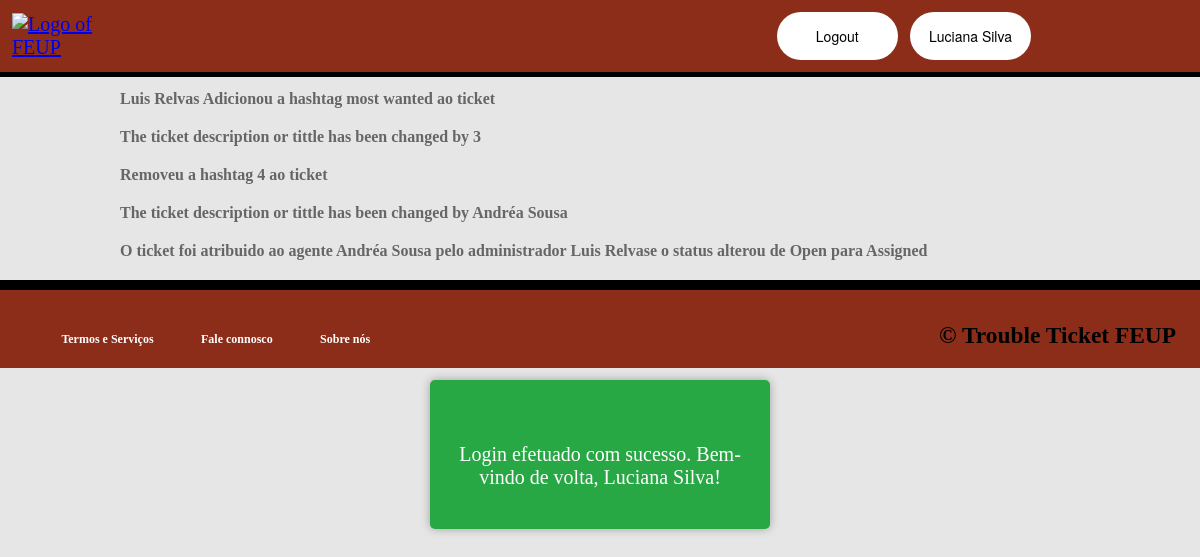
/pages/ticketseechanges.php?ticket_id=1 (signed in), run on the app's committed database.
### tables this page shows
CREATE TABLE changes(
	changes_id INTEGER PRIMARY KEY,
	ticket_id INTEGER NOT NULL,
	id INTEGER NOT NULL,
	text TEXT NOT NULL,
	closed_id INTEGER DEFAULT 0,
	FOREIGN KEY(ticket_id) REFERENCES ticket(ticket_id),
	FOREIGN KEY(id) REFERENCES user(id)
);

### classes/session.class.php (called while the page is built, shortened)
<?php
  class Session {
    private array $messages;
    public function __construct() {
      $this->messages = isset($_SESSION['messages']) ? $_SESSION['messages'] : array();
    }
    public function getMessages() {
      return $this->messages;
    }
  }
?>

### classes/ticket.class.php (called while the page is built, shortened)
<?php
  require_once('session.class.php');
  class Ticket {
    static function getinfoTicket(PDO $db, int $ticket_id) : ?Ticket {
      $stmt = $db->prepare('SELECT ticket_id,id,department_id,status_id,tittle,description,initial_date,hashtag_id,agent_id FROM ticket where ticket_id = ?');
      $stmt->execute(array($ticket_id));
      $ticket = $stmt->fetch();
      if($ticket){
      return new Ticket(
        $ticket['ticket_id'],
        $ticket['id'],
        $ticket['department_id'],
        $ticket['status_id'],
        $ticket['tittle'],
        $ticket['description'],
        $ticket['initial_date'],
        $ticket['hashtag_id'],
        $ticket['agent_id']
    );}
    else
    return null;
    }
}
  ?>

### pages/ticketseechanges.php (the view, shortened to what this page needs)
<?php
require_once(dirname(__DIR__).'/templates/common.php');
require_once(dirname(__DIR__).'/classes/session.class.php');
require_once(dirname(__DIR__).'/classes/ticket.class.php');
$session = new Session();
if (count($session->getMessages())) drawMessages($session);
$db = getDatabaseConnection();
$stmt = $db->prepare('SELECT * FROM changes WHERE ticket_id = ? and closed_id = 0');
$stmt->execute(array(intval($_GET['ticket_id'])));
$var = $stmt->fetchAll();
$ticket = Ticket::getinfoTicket($db, intval($_GET['ticket_id']));
if($ticket == "NULL") {
    ?><h2>O ticket que procura nao existe</h2><?php
}else {
$stmt1 = $db->prepare('SELECT * FROM agent where id = ? and department_id = ?');
$stmt1->execute(array($_SESSION['id'], $ticket->department_id));
$var1 = $stmt1->fetchAll();
if($var1 || $_SESSION['role'] == 0){
if($var){
foreach($var as $va) { ?>
    <h2><?=$va['text']?></h2><?php
} ?>
<?php }
    else{
        ?><h2>O ticket ainda nao sofreu qualquer tipo de alterações</h2><?php
    }
}
else{
    drawAcessDenied();
 }
drawFooter();}
?>

### css/header.css (style rules this page uses)
body { background-color: #f2f2f2; margin: 0; padding: 0; }

### css/index.css (style rules this page uses)
body { font-size: 20px; margin: 0; padding: 0; background-color: #f7f7f7; }

### css/profile.css (style rules this page uses)
:root { --backgroundColor: #e6e6e6; --buttonColor: #8c2d19; --buttonHoverColor: #d24016; --whiteColor: white; --borderColor: #ccc; }
body { background-color: #e6e6e6; }

### css/editFaq.css (style rules this page uses)
:root { --backgroundColor: #e6e6e6; --buttonColor: #8c2d19; --buttonHoverColor: #d24016; --whiteColor: white; --borderColor: #ccc; }

### css/login.css (style rules this page uses)
:root { --backgroundColor: #e6e6e6; --buttonColor: #8c2d19; --buttonHoverColor: #d24016; --whiteColor: white; --borderColor: #ccc; --buttonShadowColor: #8c2d19; }

### css/drawAcessDenied.css (style rules this page uses)
:root { --backgroundColor: #e6e6e6; --principalColor: #8c2d19; --buttonHoverColor: #d24016; --whiteColor: white; --borderColor: #ccc; --boxShadow: 0px 0px 5px 0px var(--principalColor); }

### css/search.css (style rules this page uses)
:root { --backgroundColor: #e6e6e6; --buttonColor: #8c2d19; --buttonHoverColor: #d24016; --whiteColor: white; --borderColor: #ccc; }

### css/editUser.css (style rules this page uses)
:root { --backgroundColor: #e6e6e6; --borderColor: #ccc; --seeProfileShadow: 0 0 5px rgba(94, 2, 2, 0.582); --boxShadowForm: 0 0 5px rgba(0, 0, 0, 0.2); --principalColor: #8c2d19; --whiteColor: white; --submitHoverColor: #d24016; }
body { background-color: var(--backgroundColor); }

### css/register.css (style rules this page uses)
:root { --principalColor: #8C2D19; --backgroundColor: #e6e6e6; --whiteColor: #FFF; --focusBorderColor: rgba(140, 45, 25, 0.5); --submitHoverColor: #D24016; --borderColor: #ccc; --errorColor: red; --successColor: green; --blackColor: black; }

### css/addTicket.css (style rules this page uses)
:root { --principalColor: #8C2D19; --backgroundColor: #e6e6e6; --whiteColor: #FFF; --focusBorderColor: rgba(140, 45, 25, 0.5); --submitHoverColor: #D24016; --borderColor: #ccc; --blackColor: black; }

### css/myTickets.css (style rules this page uses)
:root { --principalColor: #8C2D19; --backgroundColor: #e6e6e6; --whiteColor: #FFF; --focusBorderColor: rgba(140, 45, 25, 0.5); --submitHoverColor: #D24016; --borderColor: #ccc; --blackColor: black; --linkColor: #0366d6; --seeTicketShadow: 0 2px 4px rgba(87, 1, 1, 0.507); }
h2 { color: var(--blackColor); text-align: left; margin-bottom: 20px; margin-left: 10%; }

### css/editTicket.css (style rules this page uses)
:root { --backgroundColor: #e6e6e6; --principalColor: #8c2d19; --buttonHoverColor: #d24016; --whiteColor: white; --borderColor: #ccc; --boxShadow: 0px 0px 5px 0px var(--principalColor); }

### css/ticket.css (style rules this page uses)
:root { --principalColor: #8C2D19; --boxShadow: 0px 0px 5px 0px var(--principalColor); --backgroundColor: #e6e6e6; --whiteColor: #FFF; --blackColor: #000; --submitHoverColor: #D24016; --borderolor: 1px solid #ccc; }

### css/ticketsPerHashtag.css (style rules this page uses)
h2 { font-size: 16px; color: #666; margin-bottom: 20px; }

### data on the page
changes: text "Luis Relvas Adicionou a hashtag most wanted ao ticket"
changes: text "The ticket description or tittle has been changed by 3"
changes: text "Removeu a hashtag 4 ao ticket"
changes: text "The ticket description or tittle has been changed by Andréa Sousa"
changes: text "O ticket foi atribuido ao agente Andréa Sousa pelo administrador Luis Relvase o status alterou de Open para Assigned"

### other printed values
$name "Luciana Silva"
$message['text'] "Login efetuado com sucesso. Bem-vindo de volta, Luciana Silva!"
